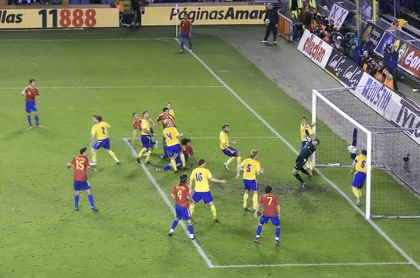
%> input picture תרגיל בית 1/goal_picture.jpg, 420 x 278 px, shrunk from 1909 x 1264 before the run
$ octave inl1.m   (GNU Octave 9; MATLAB toolbox functions it lacks are replaced by stand-ins)
%> lines starting %> are read from the running program, lines starting %| are printed output that depends on the picture

%load and draw image
im=imread('goal_picture.jpg');
%> im is the input picture: size 278x420x3 uint8; mean R, G, B 122.6, 134.3, 90.9
figure(1);clf;image(im);hold on;


%% Real world 3D coordinates (according to soccer field dimensions):

% the soccer goal is 7.32m wide and 2.44m high:
x = 7.32/2;
z = 2.44;
goalframe = [-x x x -x;0 0 0 0;0 0 z z;1 1 1 1];

% the target area is 11 + 7.32m wide and 5.5m deep
xx = 18.32/2;
yy = 5.5;
innerframe = [-xx -xx xx xx;0 yy yy 0;0 0 0 0;1 1 1 1];

% the penalty area is 40.32 m wide and 16.5 m deep
xxx = 40.32/2;
yyy = 16.5;
outerframe = [-xxx -xxx xxx xxx;0 yyy yyy 0;0 0 0 0;1 1 1 1];

pts3d=[goalframe,innerframe,outerframe];

figure(2);clf;
plot3(pts3d(1,:),pts3d(2,:),pts3d(3,:),'*');
hold on;axis equal;rotate3d on;

%draw frames
for ii=1:3,
    for jj=1:4,
        jjp=mod(jj,4)+1;
        index=[jj,jjp]+(ii-1)*4;
        plot3(pts3d(1,index),pts3d(2,index),pts3d(3,index),'-');
    end
end
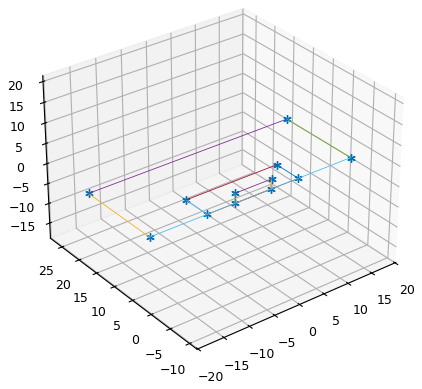
%> figure redrawn from the program's plot data

%% Image 2D coordinates:

%2d points in the image. (Some of the corresponding points are not visible in the image and are therefore set
%to NAN. These points cannot be used for estimating the camera matrix).
pts2d = 1e3*[
    1.6610    1.4366    1.4323    1.6698    1.8765 0.9660    0.5745    1.2783       NaN       NaN NaN    1.0320
    0.9818    0.7637    0.4274    0.6122    1.1961 1.2146    0.6343    0.6270       NaN       NaN NaN    0.3978
    0.0010    0.0010    0.0010    0.0010    0.0010 0.0010    0.0010    0.0010       NaN       NaN NaN    0.0010 ];

figure(1);
plot(pts2d(1,:),pts2d(2,:),'*');
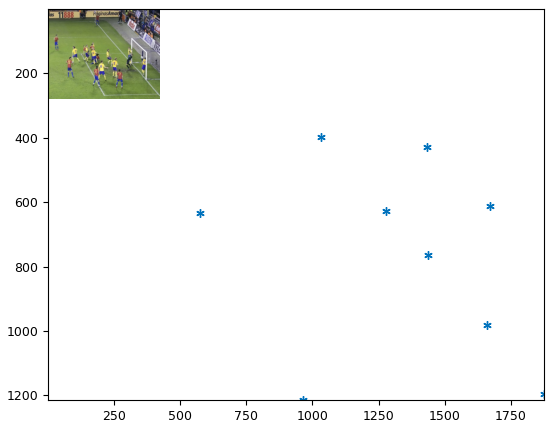
%> figure redrawn from the program's plot data
